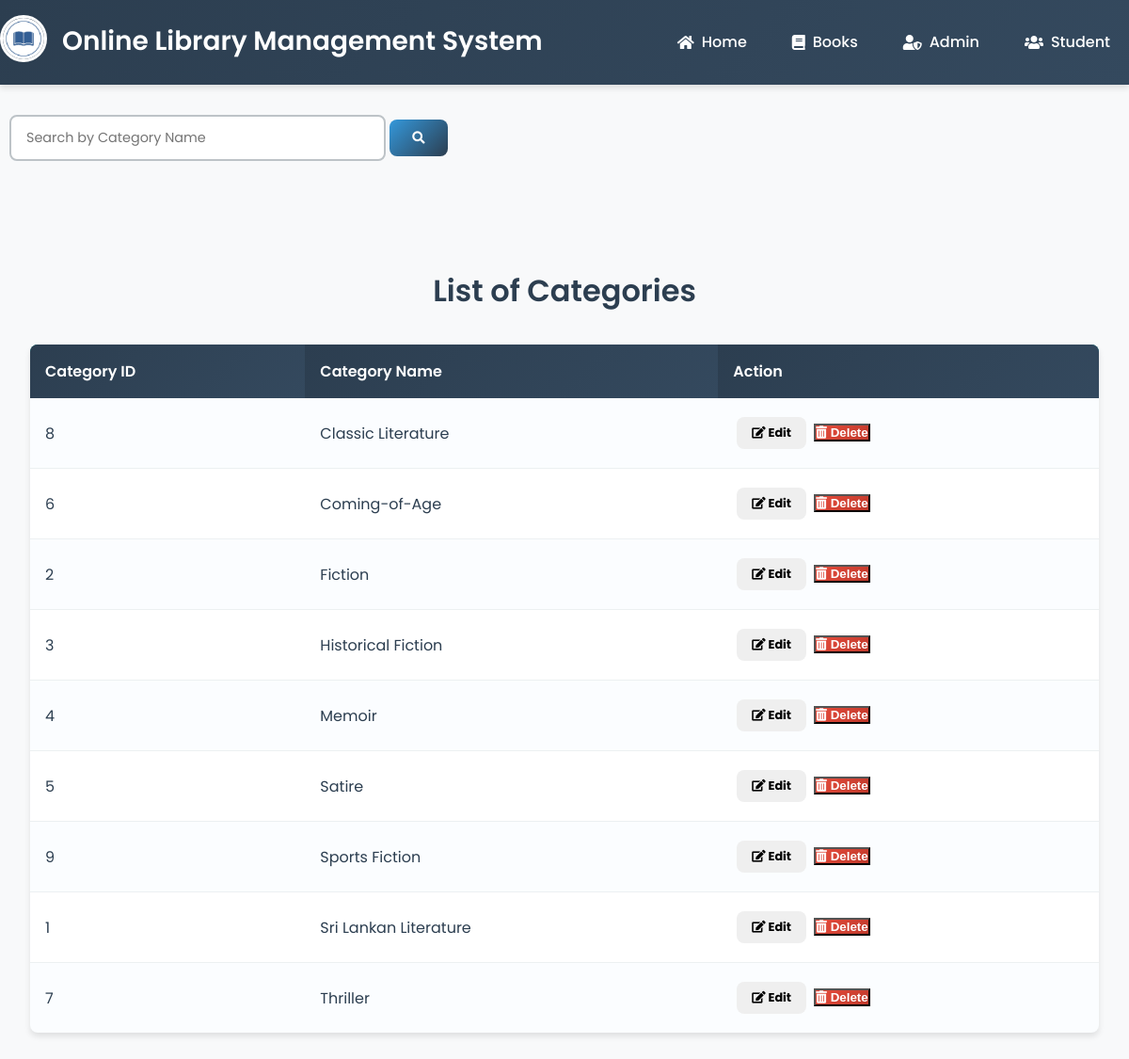
Page /manage_categories.php on the committed database.
### tables this page shows
CREATE TABLE category (
    categoryid INT AUTO_INCREMENT PRIMARY KEY,
    categoryname VARCHAR(100) NOT NULL UNIQUE
);

### manage_categories.php (the view, shortened to what this page needs)
<?php
	include "connection.php";
    include "admin_navbar.php";
?>
<!DOCTYPE html>
<html lang="en">
<head>
    <link rel="stylesheet" href="https://cdnjs.cloudflare.com/ajax/libs/font-awesome/5.15.2/css/all.min.css" />
    <link rel="stylesheet" href="style.css?v=<?php echo time(); ?>">
</head>
<body>
    <div class="search-bar admin-search">
        <form action="" method='post'>
            <input type="search" name='search' placeholder='Search by Category Name' required>
            <button type='submit' name='submit'><i class="fas fa-search"></i></button>
        </form>
    </div>
    <div class="request-table">
        <div class="request-container">
            <h2 class="request-title student-info-title">List of Categories</h2>
            <?php
		if(isset($_POST['submit']))
		{
			$q=mysqli_query($db,"SELECT * FROM category where categoryname like '%$_POST[search]%'; ");
			if(mysqli_num_rows($q)==0)
			{
				echo "Sorry! No Categories found. Try searching again";
			}
			else
			{
				echo "<table class='rtable authortable'>";
                echo "<tr style='background-color: teal;'>";
                echo "<th>"; echo "Category ID"; echo "</th>";
                echo "<th>"; echo "Category Name"; echo "</th>";
                echo "<th>"; echo "Action"; echo "</th>";
                echo "</tr>";
                while($row=mysqli_fetch_assoc($q))
                {
                    echo "<tr>";
                    echo "<td>"; echo $row['categoryid']; echo "</td>";
                    echo "<td>"; echo $row['categoryname']; echo "</td>";
                    echo "<td>";?><a href="edit_category.php?ed=<?php echo $row['categoryid'];?>"><button style="font-weight:bold;" type="submit" name="submit1" class="btn btn-default actionbtn"><i class="fas fa-edit"></i> Edit
			        </button>
                    </a>
                    <a href="delete_category.php?del=<?php echo $row['categoryid'];?>"><button onclick="del()" style="font-weight:bold;" type="submit" name="submit1" class="delbtn" ><i class="fas fa-trash-alt"></i> Delete
                        </button>
                    </a>
			        <?php
			        echo "</td>";
                    echo "</tr>";
                }
                echo "</table>";
		    }
		}
		else
		{
			$res=mysqli_query($db,"SELECT * FROM category; ");
            echo "<table class='rtable authortable'>";
                echo "<tr style='background-color: teal;'>";
                echo "<th>"; echo "Category ID"; echo "</th>";
                echo "<th>"; echo "Category Name"; echo "</th>";
                echo "<th>"; echo "Action"; echo "</th>";
                echo "</tr>";
            while($row=mysqli_fetch_assoc($res))
            {
                echo "<tr>";
                echo "<td>"; echo $row['categoryid']; echo "</td>";
                echo "<td>"; echo $row['categoryname']; echo "</td>";
                echo "<td>";?><a href="edit_category.php?ed=<?php echo $row['categoryid'];?>"><button style="font-weight:bold;" type="submit" name="submit1" class="btn btn-default actionbtn"><i class="fas fa-edit"></i> Edit
                </button>
                </a>
                <a href="delete_category.php?del=<?php echo $row['categoryid'];?>"><button onclick="del()" style="font-weight:bold;" type="submit" name="submit1" class="delbtn"><i class="fas fa-trash-alt"></i> Delete
                </button></a>
                <?php
                echo "</td>";
                echo "</tr>";
            }
            echo "</table>";
            }
        ?>
        </div>
    </div>
</body>
</html>

### style.css (style rules this page uses)
:root { --primary-color: #2c3e50; --secondary-color: #3498db; --accent-color: #e74c3c; --success-color: #27ae60; --warning-color: #f39c12; --dark-color: #34495e; --light-color: #ecf0f1; --white: #ffffff; --text-dark: #2c3e50; --text-light: #7f8c8d; --border-color: #bdc3c7; --shadow: 0 4px 6px rgba(0, 0, 0, 0.1); --shadow-hover: 0 8px 25px rgba(0, 0, 0, 0.15); --border-radius: 8px; --transition: all 0.3s ease; --font-primary: 'Poppins', sans-serif; --font-secondary: 'Kaushan Script', cursive; }
* { margin: 0; padding: 0; box-sizing: border-box; }
html { scroll-behavior: smooth; font-size: 16px; }
body { font-family: var(--font-primary); line-height: 1.6; color: var(--text-dark); background-color: #f8f9fa; overflow-x: hidden; }
h1, h2, h3, h4, h5, h6 { font-weight: 600; color: var(--text-dark); }
h2 { font-size: 2rem; }
a { text-decoration: none; color: var(--secondary-color); transition: var(--transition); }
.request-table { padding: 4rem 0; }
.request-container { max-width: 1400px; margin: 0 auto; padding: 0 2rem; }
.request-title, .student-info-title { font-size: 2rem; text-align: center; margin-bottom: 2rem; color: var(--text-dark); }
.rtable { width: 100%; background: var(--white); border-radius: var(--border-radius); overflow: hidden; box-shadow: var(--shadow); border-collapse: collapse; }
.rtable th { background: linear-gradient(135deg, var(--primary-color) 0%, var(--dark-color) 100%); color: var(--white); padding: 1rem; text-align: left; font-weight: 600; }
.rtable td { padding: 1rem; border-bottom: 1px solid var(--light-color); vertical-align: middle; }
.rtable tr:last-child td { border-bottom: none; }
.btn { display: inline-block; padding: 0.75rem 1.5rem; border: none; border-radius: var(--border-radius); font-family: var(--font-primary); font-weight: 500; text-align: center; cursor: pointer; transition: var(--transition); text-decoration: none; font-size: 0.9rem; }
.btn-danger, .delbtn { background: linear-gradient(135deg, var(--accent-color) 0%, #c0392b 100%); color: var(--white); }
.actionbtn { padding: 0.5rem 1rem; margin: 0.25rem; font-size: 0.8rem; }
form { width: 100%; margin-left: 10px; }
form input, form select, form textarea, .form-control { width: 100%; padding: 0.75rem; border: 2px solid var(--border-color); border-radius: var(--border-radius); font-family: var(--font-primary); font-size: 0.9rem; transition: var(--transition); margin-bottom: 1rem; }
.search-bar { display: flex; justify-content: center; gap: 1rem; margin: 2rem 0; flex-wrap: wrap; }
.search-bar input, .search-bar select { padding: 0.75rem 1rem; border: 2px solid var(--border-color); border-radius: var(--border-radius); font-size: 0.9rem; min-width: 200px; max-width: 400px; }
.search-bar button { padding: 0.75rem 1.5rem; background: linear-gradient(135deg, var(--secondary-color) 0%, var(--primary-color) 100%); color: var(--white); border: none; border-radius: var(--border-radius); cursor: pointer; font-weight: 500; transition: var(--transition); }
.rtable tbody tr:nth-child(even) { background: rgba(52, 152, 219, 0.02); }

### rows in the picture
category: categoryid "8", categoryname "Classic Literature"
category: categoryid "6", categoryname "Coming-of-Age"
category: categoryid "2", categoryname "Fiction"
category: categoryid "3", categoryname "Historical Fiction"
category: categoryid "4", categoryname "Memoir"
category: categoryid "5", categoryname "Satire"
category: categoryid "9", categoryname "Sports Fiction"
category: categoryid "1", categoryname "Sri Lankan Literature"
category: categoryid "7", categoryname "Thriller"
